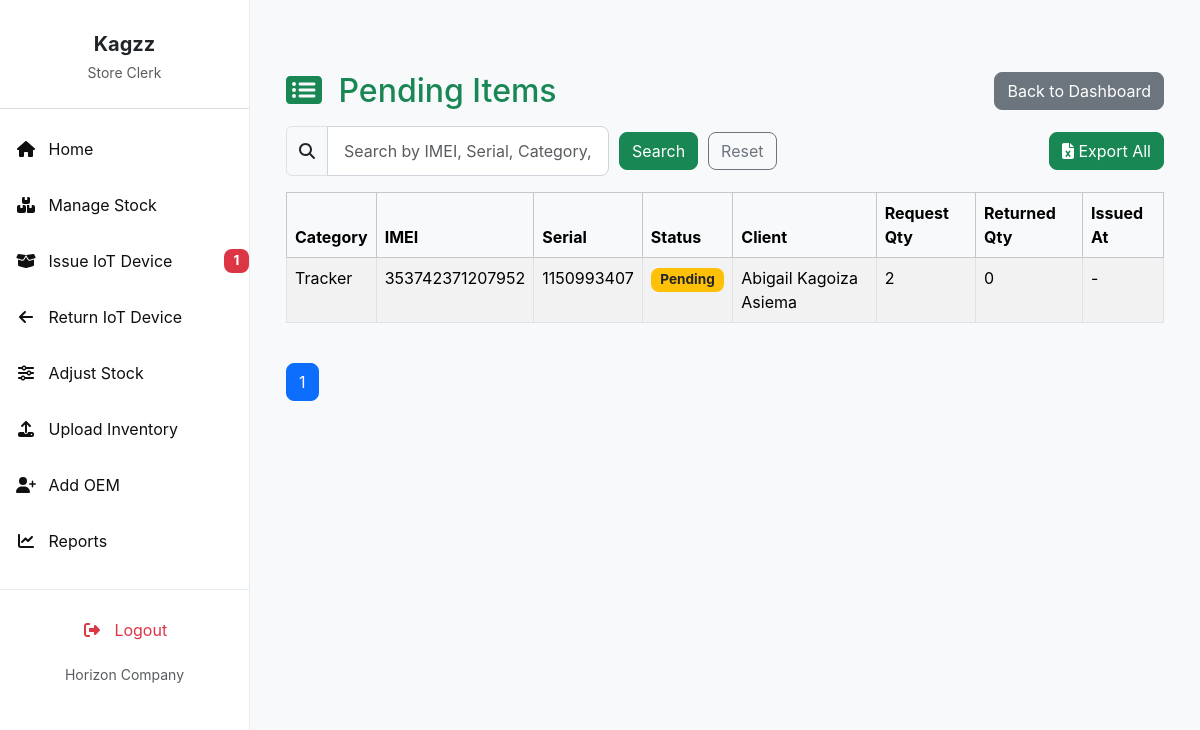
Before: /reports/total-requests/?status=Pending (signed in) with the older database file.
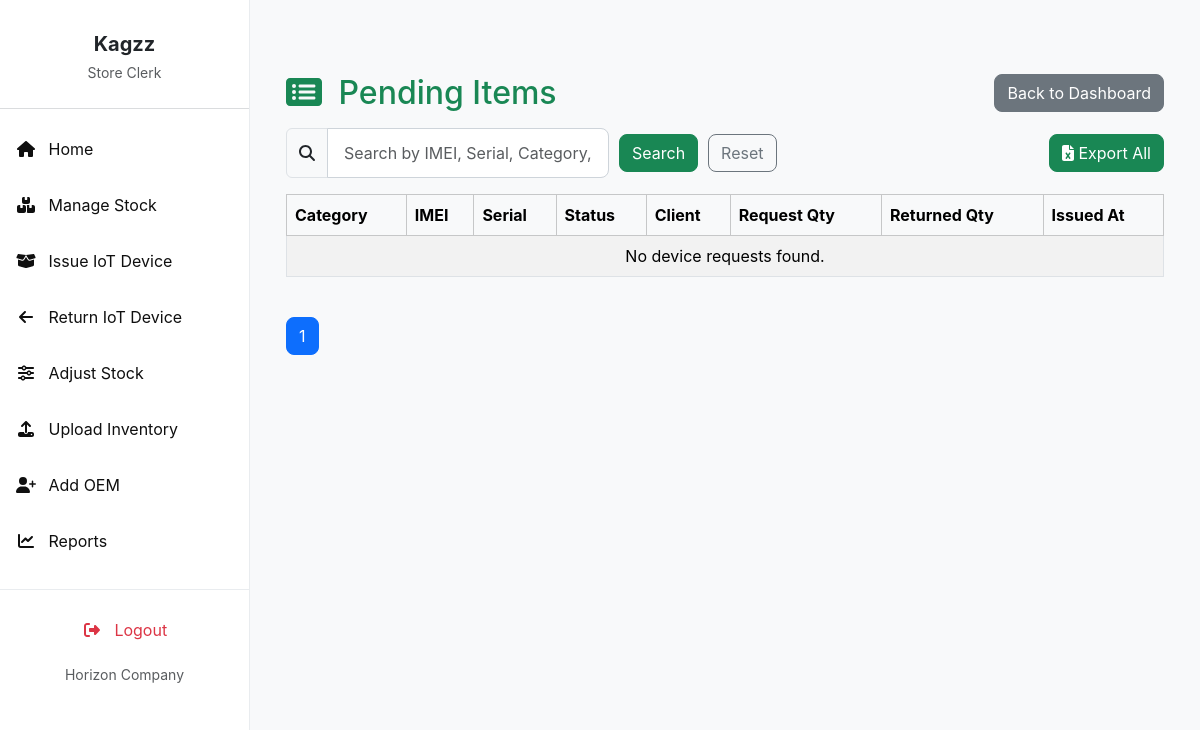
After: the same page with the newer database file.
### invent/models.py (models this page shows, shortened)
class DeviceRequest(models.Model):
    device = models.ForeignKey("Device", on_delete=models.CASCADE, related_name="requests")
    imei_obj = models.ForeignKey('DeviceIMEI', null=True, blank=True,
                                 on_delete=models.SET_NULL, related_name='device_requests')
    requestor = models.ForeignKey(User, on_delete=models.CASCADE, related_name="device_requests")
    client = models.ForeignKey("Client", on_delete=models.CASCADE,
                               related_name="client_requests", null=True, blank=True)
    branch = models.ForeignKey(Branch, on_delete=models.SET_NULL, null=True, blank=True, related_name="requests")
    country = models.ForeignKey(Country, on_delete=models.SET_NULL, null=True, blank=True)
    imei_no = models.CharField(max_length=50, null=True, blank=True)
    quantity = models.PositiveIntegerField(default=1)
    reason = models.TextField(blank=True, null=True)
    application_date = models.DateField(default=timezone.now)
    payment_proof = models.FileField(upload_to="payment_proofs/", null=True, blank=True)
    STATUS_CHOICES = [
        ('Pending', 'Pending'),
        ('Approved', 'Approved'),
        ('Waiting Approval', 'Waiting Admin Approval'),
        ('Issued', 'Issued'),
        ('Rejected', 'Rejected'),
        ('Cancelled', 'Cancelled'),
        ('Partially Returned', 'Partially Returned'),
        ('Fully Returned', 'Fully Returned'),
    ]
    status = models.CharField(max_length=20, choices=STATUS_CHOICES, default='Pending')
    date_requested = models.DateTimeField(auto_now_add=True)
    date_issued = models.DateTimeField(null=True, blank=True)
    returned_quantity = models.PositiveIntegerField(default=0)
    _original_status = None
    def __init__(self, *args, **kwargs):
        super().__init__(*args, **kwargs)
        self._original_status = self.status

class Device(models.Model):
    STATUS_CHOICES = (
        ('available', 'Available'),
        ('issued', 'Issued'),
        ('returned', 'Returned'),
        ('faulty', 'Faulty'),
    )
    name = models.CharField(max_length=255)
    oem = models.ForeignKey(
        OEM,
        on_delete=models.SET_NULL,
        null=True,
        blank=False,
        related_name='devices'
    )
    product_id = models.CharField(max_length=30, blank=True)
    total_quantity = models.PositiveIntegerField(default=1)
    quantity_issued = models.PositiveIntegerField(default=0)
    imei_no = models.CharField(
        max_length=50, unique=True, null=True, blank=True)
    serial_no = models.CharField(
        max_length=50, unique=True, null=True, blank=True)
    mac_address = models.CharField(
        max_length=50, unique=True, null=True, blank=True)
    category = models.CharField(
        max_length=100, blank=True, help_text="e.g. Laptop or Router")
    manufacturer = models.CharField(max_length=100, blank=True)
    description = models.TextField(blank=True)
    selling_price = models.DecimalField(
        max_digits=10, decimal_places=2, null=True, blank=True)
    currency = models.CharField(
        max_length=10, choices=CURRENCY_CHOICES, default='USD')
    branch = models.ForeignKey(
        Branch, on_delete=models.SET_NULL, null=True, blank=True)
    country = models.ForeignKey(
        Country, on_delete=models.SET_NULL, null=True, blank=True)
    status = models.CharField(
        max_length=20, choices=STATUS_CHOICES, default='available')
    class Meta:
        permissions = [
            ("can_issue_item", "Can issue device to client"),
            ("can_return_item", "Can record device returns"),
        ]

class Client(models.Model):
    name = models.CharField(max_length=255)
    phone_no = models.CharField(max_length=50)
    email = models.EmailField()
    address = models.CharField(max_length=255)

### invent/views.py (the view, shortened to what this page needs)
# urls.py: path('reports/total-requests/', views.total_requests, name='total_requests'),
@login_required
def total_requests(request):
    query = request.GET.get('q', '')
    status_filter = request.GET.get('status', '')
    user = request.user
    if user.is_superuser:
        queryset = DeviceRequest.objects.select_related(
            "device", "client", "requestor").order_by('-date_requested')
    else:
        user_country = getattr(user.profile, "country", None)
        queryset = DeviceRequest.objects.select_related(
            "device", "client", "requestor").filter(branch__country=user_country).order_by('-date_requested')
    if status_filter and status_filter.lower() != 'all':
        queryset = queryset.filter(status=status_filter)
    paginator = Paginator(queryset, 10)
    page_number = request.GET.get('page')
    page_obj = paginator.get_page(page_number)
    context = {
        'page_obj': page_obj,
        'status_filter': status_filter,
    }
    return render(request, 'invent/total_requests.html', context)

### invent/context_processors.py (called while the page is built, shortened)
def pending_requests_count(request):
    if not request.user.is_authenticated:
        return {'pending_requests_count_for_sidebar': 0}
    try:
        if request.user.is_superuser:
            count = DeviceRequest.objects.filter(status='Pending').count()
            return {'pending_requests_count_for_sidebar': count}
    except Exception:
        return {'pending_requests_count_for_sidebar': 0}
    return {'pending_requests_count_for_sidebar': 0}

def user_branch(request):
    branch = None
    try:
        if request.user.is_authenticated:
            profile = getattr(request.user, 'profile', None)
            branch = getattr(profile, 'branch', None)
    except Exception:
        branch = None
    return {'user_branch': branch}

### invent/templates/invent/total_requests.html (shortened to what this page needs)
{% extends 'invent/base_store_clerk.html' %}
{% load static %}
{% block content %}
<div class="container mt-4">
<div class="d-flex justify-content-between align-items-center mb-3">
<h2 class="mb-0 text-primary">
<i class="fas fa-list-alt me-2"></i>
{% if status_filter and status_filter.lower != 'all' %}
{{ status_filter }} Items
{% else %}
All Device Requests
{% endif %}
</h2>
<a href="{% url 'store_clerk_dashboard' %}" class="btn btn-secondary">Back to Dashboard</a>
</div>
<div class="d-flex justify-content-between mb-3 align-items-center">
    <form method="get" class="d-flex align-items-center" style="gap: 10px;">
        <div class="input-group">
            <span class="input-group-text"><i class="fas fa-search"></i></span>
            <input type="text" name="q" value="{{ request.GET.q|default:'' }}" class="form-control"
                    placeholder="Search by IMEI, Serial, Category, Client">
        </div>
        <button type="submit" class="btn btn-success">Search</button>
        {% if status_filter and status_filter != 'all' %}
            <a href="{% url 'total_requests' %}?status={{ status_filter }}" class="btn btn-outline-secondary">Reset</a>
        {% else %}
            <a href="{% url 'total_requests' %}" class="btn btn-outline-secondary">Reset</a>
        {% endif %}
    </form>
    <a href="{% url 'export_total_requests' %}?status={{ status_filter|default:'' }}" class="btn btn-success">
        <i class="fas fa-file-excel"></i> Export All
    </a>
</div>
<div class="table-responsive">
    <table class="table table-bordered table-striped">
        <thead class="table-light">
            <tr>
                <th>Category</th>
                <th>IMEI</th>
                <th>Serial</th>
                <th>Status</th>
                <th>Client</th>
                <th>Request Qty</th>
                <th>Returned Qty</th>
                <th>Issued At</th>
            </tr>
        </thead>
        <tbody>
            {% for req in page_obj %}
            <tr>
                <td>{{ req.device.category }}</td>
                <td>{{ req.device.imei_no }}</td>
                <td>{{ req.device.serial_no|default:"-" }}</td>
                <td>
                    {% if req.status == "Issued" %}
                        <span class="badge bg-info text-dark">{{ req.status }}</span>
                    {% elif req.status == "Pending" %}
                        <span class="badge bg-warning text-dark">{{ req.status }}</span>
                    {% elif req.status == "Approved" %}
                        <span class="badge bg-success">{{ req.status }}</span>
                    {% elif req.status == "Rejected" %}
                        <span class="badge bg-danger">{{ req.status }}</span>
                    {% elif req.status == "Returned" %}
                        <span class="badge bg-primary">{{ req.status }}</span>
                    {% else %}
                        <span class="badge bg-secondary">{{ req.status }}</span>
                    {% endif %}
                </td>
                <td>{{ req.client.name|default:"-" }}</td>
                <td>{{ req.quantity }}</td>
                <td>{{ req.returned_quantity }}</td>
                <td>{{ req.date_issued|date:"Y-m-d H:i"|default:"-" }}</td>
            </tr>
            {% empty %}
            <tr>
                <td colspan="8" class="text-center">No device requests found.</td>
            </tr>
            {% endfor %}
        </tbody>
    </table>
</div>
<div class="pagination mt-4 text-center">
    <ul class="list-unstyled d-inline-flex gap-2">
        {% for num in page_obj.paginator.page_range %}
            {% if page_obj.number == num %}
                <li><span class="btn btn-primary">{{ num }}</span></li>
            {% else %}
                <li>
                    <a href="?page={{ num }}{% if request.GET.q %}&q={{ request.GET.q }}{% endif %}{% if status_filter %}&status={{ status_filter }}{% endif %}" class="btn btn-outline-secondary">{{ num }}</a>
                </li>
            {% endif %}
        {% endfor %}
    </ul>
</div>
</div>
{% endblock %}

### invent/templates/invent/base_store_clerk.html (shortened to what the changed rows need)
<!DOCTYPE html>
<html lang="en">
<head>
    <link href="https://cdn.jsdelivr.net/npm/bootstrap@5.3.3/dist/css/bootstrap.min.css" rel="stylesheet">
    <link href="https://cdnjs.cloudflare.com/ajax/libs/font-awesome/6.4.0/css/all.min.css" rel="stylesheet">
    <link href="https://cdn.jsdelivr.net/npm/select2@4.1.0-rc.0/dist/css/select2.min.css" rel="stylesheet" />
    <link href="https://cdn.jsdelivr.net/npm/select2-bootstrap-5-theme@1.3.0/dist/select2-bootstrap-5-theme.min.css" rel="stylesheet" />
</head>
<body>
    <nav id="sidebarMenu" class="sidebar-wrapper collapse d-md-block">
        <div class="sidebar-content">
            <ul class="nav flex-column">
                <li class="nav-item mb-2 d-flex justify-content-between align-items-center">
                    <a class="nav-link {% if request.resolver_match.url_name == 'issue_device' %}active{% endif %}" href="{% url 'issue_device' %}">
                        <i class="fas fa-fw fa-box-open me-2"></i> Issue IoT Device
                    </a>
                        {% if pending_requests_count_for_sidebar > 0 %}
                        <span class="badge bg-danger ms-2">{{ pending_requests_count_for_sidebar }}</span>
                        {% endif %}
                </li>
            </ul> </div>
    </nav>
    <main class="main-content">
        {% block content %}{% endblock %}
    </main>
</body>
</html>

Changed rows visible on the page:
no longer on this page (row edited): DeviceRequest: status "Pending", device.category "Tracker", device.imei_no "353742371207952", device.serial_no "1150993407", client.name "Abigail Kagoiza Asiema", quantity "2", returned_quantity "0", date_issued "-"
Other visible differences:
{{ status_filter }}: (not shown) → "Pending"
{{ pending_requests_count_for_sidebar }}: "1" → (not shown)
text now shown: "No device requests found."
